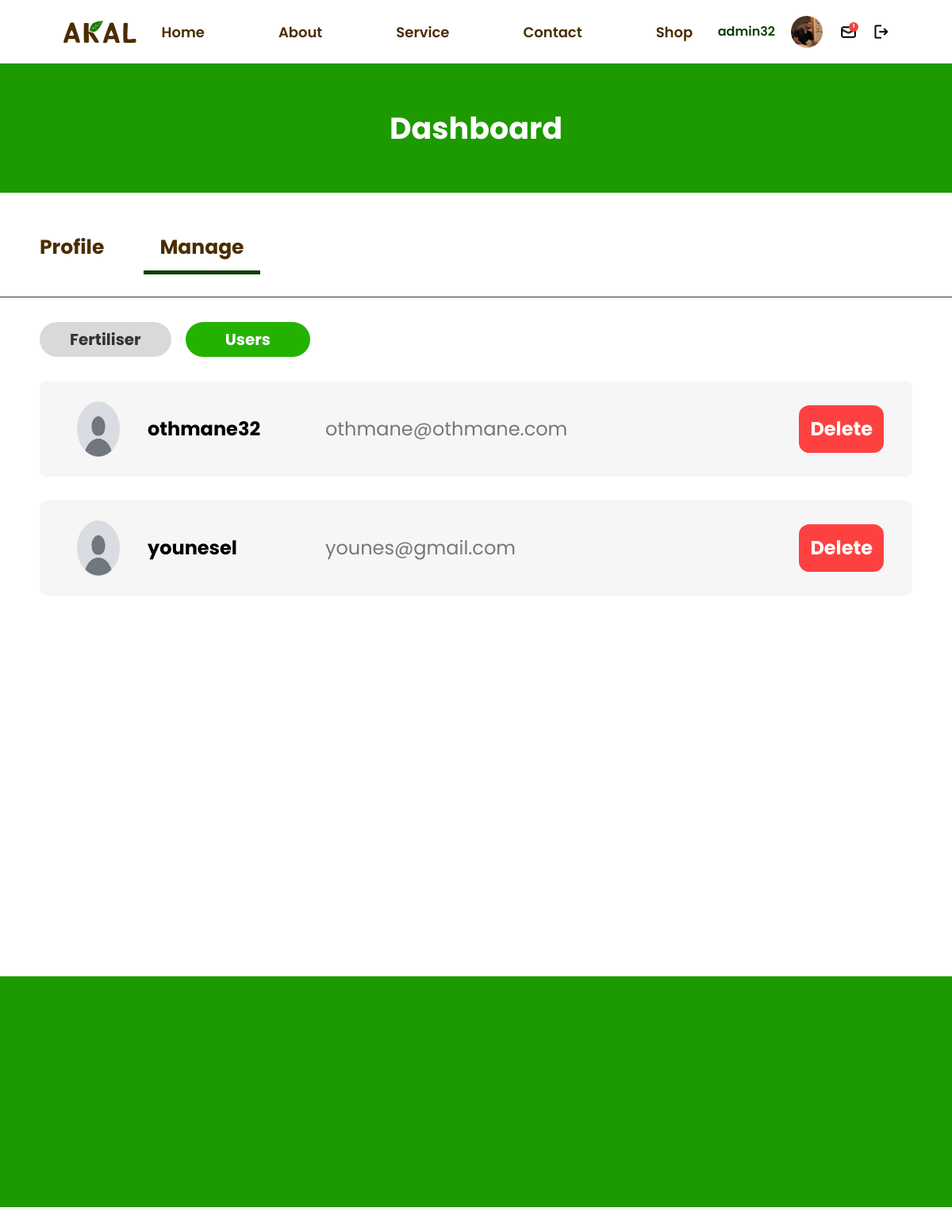
Screenshot of /manageUsers (signed in) with the database file from the repository.
### tables this page shows
CREATE TABLE "user" (
	"user_id"	INTEGER NOT NULL,
	"full_name"	TEXT,
	"email"	TEXT NOT NULL,
	"password"	TEXT NOT NULL,
	"sex"	INTEGER,
	"age"	INTEGER,
	"about"	TEXT,
	"username"	TEXT NOT NULL,
	"profile_path"	TEXT,
	"role"	INTEGER NOT NULL,
	PRIMARY KEY("user_id" AUTOINCREMENT)
);

### app.py (the view)
@app.route('/manageUsers')
@login_required
def manageUsers():
    messagesLength=getMessagesLength()
    con = sqlite3.connect("akal.db")
    con.row_factory = sqlite3.Row
    cur = con.cursor()
    cur.execute("SELECT user_id, username, role, profile_path, email  FROM user")
    users = cur.fetchall()
    con.close()
    if current_user.role == 1:
        return render_template("manageUsers.html",users=users,messagesLength=messagesLength)
    else:
        return render_template("profile.html",current_user=current_user)

### app.py (called while the page is built)
@login_manager.user_loader
def load_user(user_id):
    con = sqlite3.connect("akal.db")
    cur = con.cursor()
    cur.execute("SELECT * FROM user WHERE user_id = ?", (user_id,))
    user = cur.fetchone()
    if user:
        return User(user_id=user[0], full_name=user[1], email=user[2], password=user[3],sex=user[4],age=user[5],about=user[6],username=user[7],profile_path=user[8],role=user[9])
    return None

@login_required
def getMessagesLength():
    con = sqlite3.connect("akal.db")
    con.row_factory = sqlite3.Row
    cur = con.cursor()
    cur.execute("SELECT * FROM message WHERE opened=? ",(0,))
    msgs = cur.fetchall()
    cur.close()
    con.close()
    length= len(msgs)
    return length

### templates/manageUsers.html (shortened to what this page needs)
{% extends 'layout.html' %} {% block body %} {% block content %}
<section class="noAnimation bg-darkGreen sm:py-[53px] py-[37px] text-center">
  <h2 class="font-bold lg:text-[38px] text-[26px] text-white">Dashboard</h2>
</section>
<section
  class="noAnimation pb-[28px] sm:pt-[50px] sm:pl-[50px] p-[30px] font-bold lg:text-[25px] text-[18px] text-brown lg:gap-[50px] sm:gap-[30px] flex justify-center sm:justify-start gap-[40px] border-b border-[#333333]"
>
  <a href="{{ url_for('profile') }}">Profile</a>
  <a
    class="border-b-[5px] border-[#0C3E00] px-[20px] pb-[10px]"
    href="{{ url_for('manageFertilizers') }}"
    >Manage</a
  >
</section>
<section
  class="font-bold sm:text-[20px] text-[14px] p-[31px] sm:px-[50px] flex sm:gap-[18px] gap-[13px] justify-center sm:justify-start"
>
  <a
    href="{{ url_for('manageFertilizers') }}"
    class="text-[#323232] sm:px-[38px] px-[30px] bg-[#D9D9D9] py-[7px] rounded-[22px]"
    >Fertiliser</a
  >
  <a
    href="{{ url_for('manageUsers') }}"
    class="text-white sm:px-[50px] px-[37px] bg-main py-[7px] rounded-[22px]"
    >Users</a
  >
</section>
<section
  class="flex flex-col px-[30px] sm:px-[50px] sm:gap-[30px] gap-[13px] pb-[30px]"
>
  {% for user in users %}
  <form
    action="{{url_for('deleteUsers')}}"
    method="post"
    class=" {{'hidden' if user.role == 1 else 'noAnimation w-full bg-[#F6F6F6] rounded-[8px] flex justify-between items-center py-[12px] sm:py-[22px] px-[21px] sm:px-[36px]' }}"
  >
    <div class="flex sm:gap-[24px] gap-[19px] items-center">
      <img
        src="{{ user.profile_path if user.profile_path else '/static/images/avatar.png' }}"
        alt="user"
        class="rounded-full sm:w-[76px] sm:h-[76px] h-[52px] w-[52px]"
      />
      <h3 class="font-bold sm:text-[24px] text-[16px] lg:w-[200px]">
        {{ user.username }}
      </h3>
      <p class="hidden lg:block text-[24px] text-[#777777]">{{ user.email }}</p>
    </div>
    <button
      type="submit"
      class="text-[24px] text-white font-bold px-[14px] py-[12px] bg-[#FD4141] hidden sm:block rounded-[13px]"
    >
      Delete
    </button>
  </form>
  {% endfor %}
</section>
{% endblock %} {% endblock %}

### templates/layout.html (shortened to what this page needs)
<!DOCTYPE html>
<html lang="en" class="scroll-smooth">
  <head>
    <link
      rel="stylesheet"
      href="https://cdnjs.cloudflare.com/ajax/libs/font-awesome/6.0.0-beta3/css/all.min.css"
    />
    <script src="https://cdn.tailwindcss.com"></script>
  </head>
  <body class="font-poppins">
    <header
      class="flex justify-between items-center py-5 px-[30px] lg:px-[80px] sm:px-[50px] relative"
    >
      <a href="{{ url_for('index')}}"
        ><img src="/static/images/logobrown.png" alt="logo"
      /></a>
      <ul
        class="hidden sm:flex lg:gap-[93px] gap-[20px] text-brown lg:text-[18px] md:text-[16px] font-semibold"
      >
        <a href="/"><li>Home</li></a>
        <a href="/#about"><li>About</li></a>
        <a href="/#services"><li>Service</li></a>
        <a href="{{ url_for('contact') }}"><li>Contact</li></a>
        {% if current_user.is_authenticated %}
        <a href="{{ url_for('shopAll') }}"><li>Shop</li></a>
        {% endif %}
      </ul>
      {% if current_user.is_authenticated %}
      <div
        class="hidden sm:flex lg:gap-[20px] gap-[10px] justify-center items-center"
      >
        <h2 class="text-[#0C3E00] font-semibold">{{current_user.username}}</h2>
        <a href="{{ url_for('profile') }}">
          <img
            src="{{ current_user.profile_path if current_user.profile_path else '/static/images/avatar.png' }}"
            alt="avatar"
            class="w-[40px] h-[40px] rounded-full"
          />
        </a>
        <div class="flex lg:gap-[20px] gap-[10px] items-center">
          {% if current_user.role == 1 %}
          <div class="relative">
            <a href="{{ url_for('messages') }} ">
              <img
                src="/static/images/icons/message.png"
                alt="message"
                class="w-[25px] h-[25px]"
              />
            </a>
            {%if messagesLength > 0 %}
            <span
              class="absolute bg-red-500 rounded-full top-0 right-0 w-[12px] h-[12px] text-[7px] text-white font-bold flex justify-center items-center"
              >{{messagesLength}}</span
            >
            {%endif%}
          </div>
          {% endif %}
          <a href="{{ url_for('logout') }}">
            <img
              src="/static/images/icons/out.png"
              alt="logout"
              class="w-[18px] h-[18px]"
            />
          </a>
        </div>
      </div>
      {% endif %}
    </header>
    {% block content %}{% endblock %}
    <footer
      class="bg-darkGreen font-bold lg:px-[80px] lg:gap-[78px] sm:gap-[50px] gap-[58px] flex flex-col text-center flex-col lg:pt-[120px] lg:pb-[30px] sm:py-[30px] py-[40px]"
    >
    </footer>
  </body>
</html>

### templates/layout.html (style rules this page uses)
.noAnimation { opacity: 0; filter: blur(5px); transition: all 1s; transform: translateY(50px); }
.animateScroll { opacity: 1; filter: blur(0); transform: translateY(0); }

### rows the page displays
user: username "admin32"
user: username "othmane32", email "othmane@othmane.com"
user: username "younesel", email "younes@gmail.com"

### other values shown
{{ messagesLength }} "1"
